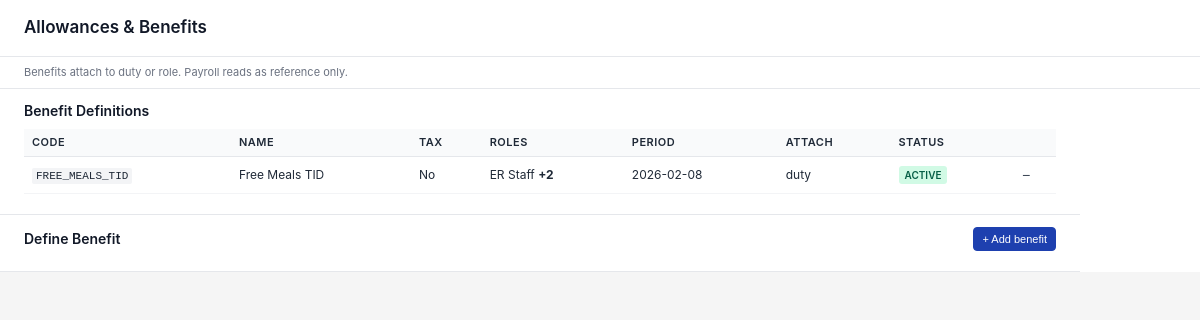
Screenshot of /modules/compensation/views/allowances_benefits.php with the database file from the repository.
### tables this page shows
CREATE TABLE `benefit_definitions` (
  `id` int(11) NOT NULL,
  `code` varchar(50) NOT NULL,
  `name` varchar(255) NOT NULL,
  `description` text DEFAULT NULL,
  `taxable` tinyint(1) DEFAULT 0 COMMENT '1=taxable',
  `eligible_roles` varchar(500) NOT NULL DEFAULT 'All' COMMENT 'Comma-separated e.g. ER Staff,Nurse,Doctor',
  `effective_from` date NOT NULL,
  `effective_to` date DEFAULT NULL COMMENT 'NULL = no end date',
  `attach_to` enum('duty','role') NOT NULL DEFAULT 'role' COMMENT 'Benefit attaches to duty or role',
  `is_active` tinyint(1) DEFAULT 1,
  `created_at` timestamp NOT NULL DEFAULT current_timestamp(),
  `updated_at` timestamp NOT NULL DEFAULT current_timestamp() ON UPDATE current_timestamp()
);

### config/BaseModel.php (called while the page is built, shortened)
<?php
abstract class BaseModel {
    protected $db;
    public function __construct() {
        $database = new Database();
        $this->db = $database->connect();
    }
    public function query($sql, $params = []) {
        try {
            $stmt = $this->db->prepare($sql);
            if (!empty($params)) {
                $stmt->execute($params);
            } else {
                $stmt->execute();
            }
            return $stmt->fetchAll(PDO::FETCH_ASSOC);
        } catch (PDOException $e) {
            throw new Exception("Query execution failed: " . $e->getMessage());
        }
    }
}
?>

### config/Database.php (called while the page is built, shortened)
<?php
class Database {
    private $host = 'localhost';
    private $db_name = 'public_html';
    private $username = 'root';
    private $password = '';
    public function connect() {
        $this->conn = null;
        try {
            $this->conn = new PDO(
                'mysql:host=' . $this->host . ';dbname=' . $this->db_name . ';charset=utf8mb4',
                $this->username,
                $this->password
            );
            $this->conn->setAttribute(PDO::ATTR_ERRMODE, PDO::ERRMODE_EXCEPTION);
            $this->conn->exec("SET @@session.time_zone = '+08:00'");
        } catch (PDOException $e) {
            error_log('Database Connection Error: ' . $e->getMessage());
            throw new RuntimeException('Database connection failed: ' . $e->getMessage(), 0, $e);
        }
        return $this->conn;
    }
}
?>

### modules/compensation/models/BenefitDefinition.php (called while the page is built, shortened)
<?php
require_once __DIR__ . '/../../../config/BaseModel.php';
class BenefitDefinition extends BaseModel {
    protected $table = 'benefit_definitions';
    public function getAll($activeOnly = true) {
        $query = "SELECT * FROM {$this->table} WHERE 1=1";
        $query .= " ORDER BY name ASC";
        return $this->query($query);
    }
}

### modules/compensation/views/allowances_benefits.php (the view, shortened to what this page needs)
<?php
require_once __DIR__ . '/../../../config/Database.php';
require_once __DIR__ . '/../models/BenefitDefinition.php';
$benefitModel = new BenefitDefinition();
$benefits = $benefitModel->getAll(false);
$handlerUrl = 'modules/compensation/allowances_benefits_handler.php';
?>
<!DOCTYPE html>
<html>
<head>
</head>
<body>
<div class="container">
    <div class="header">
        <h1 class="title">Allowances &amp; Benefits</h1>
    </div>
    <div class="info-row">
        Benefits attach to duty or role. Payroll reads as reference only.
    </div>
    <div class="content">
        <div class="section">
            <div class="section-header">
                <div class="section-title">Benefit Definitions</div>
            </div>
            <?php if (empty($benefits)): ?>
            <div class="empty-state">No benefits defined yet.</div>
            <?php else: ?>
            <table class="table">
                <thead>
                    <tr>
                        <th>Code</th>
                        <th>Name</th>
                        <th>Tax</th>
                        <th>Roles</th>
                        <th>Period</th>
                        <th>Attach</th>
                        <th>Status</th>
                        <th style="width: 50px;"></th>
                    </tr>
                </thead>
                <tbody>
                    <?php foreach ($benefits as $b):
                        $roles = $b['eligible_roles'] ?? 'All';
                        $roleParts = explode(',', $roles);
                        $firstRole = trim($roleParts[0]);
                        $moreCount = count($roleParts) - 1;
                    ?>
                    <tr>
                        <td><span class="code"><?php echo htmlspecialchars($b['code']); ?></span></td>
                        <td><?php echo htmlspecialchars($b['name']); ?></td>
                        <td><?php echo !empty($b['taxable']) ? 'Yes' : 'No'; ?></td>
                        <td>
                            <?php if ($moreCount > 0): ?>
                            <span class="role-list">
                                <?php echo htmlspecialchars($firstRole); ?> <strong>+<?php echo $moreCount; ?></strong>
                            </span>
                            <?php else: ?>
                            <?php echo htmlspecialchars($firstRole); ?>
                            <?php endif; ?>
                        </td>
                        <td><?php
                            $period = htmlspecialchars($b['effective_from']);
                            echo $period;
                        ?></td>
                        <td><?php echo htmlspecialchars(strlen($b['attach_to']) > 4 ? substr($b['attach_to'], 0, 4) : $b['attach_to']); ?></td>
                        <td><span class="badge badge-<?php echo !empty($b['is_active']) ? 'active' : 'inactive'; ?>"><?php echo !empty($b['is_active']) ? 'Active' : 'Inactive'; ?></span></td>
                        <td class="action-icon">
                            <?php if (!empty($b['is_active'])): ?>
                            <form method="post" action="<?php echo htmlspecialchars($handlerUrl); ?>" style="display: inline;">
                                <button type="submit" title="Deactivate">−</button>
                            </form>
                            <?php else: ?>
                            —
                            <?php endif; ?>
                        </td>
                    </tr>
                    <?php endforeach; ?>
                </tbody>
            </table>
            <?php endif; ?>
        </div>
        <div class="section">
            <div class="section-header">
                <div class="section-title">Define Benefit</div>
                <button class="btn btn-primary btn-sm" onclick="toggleForm('add-benefit-form'); return false;">+ Add benefit</button>
            </div>
        </div>
    </div>
</div>
</body>
</html>

### modules/compensation/views/allowances_benefits.php (style rules this page uses)
* { margin: 0; padding: 0; box-sizing: border-box; }
body { background: #f5f5f5; font-family: -apple-system, BlinkMacSystemFont, 'Segoe UI', Roboto, sans-serif; color: #1f2937; font-size: 13px; line-height: 1.4; }
.container { width: 100%; background: #fff; }
.header { padding: 16px 24px; border-bottom: 1px solid #e5e7eb; }
.title { font-size: 17px; font-weight: 600; color: #111827; }
.info-row { padding: 8px 24px; color: #6b7280; font-size: 11px; border-bottom: 1px solid #e5e7eb; }
.content { max-width: 1080px; }
.section { padding: 12px 24px; border-bottom: 1px solid #e5e7eb; }
.section-header { display: flex; justify-content: space-between; align-items: center; margin-bottom: 8px; }
.section-title { font-size: 14px; font-weight: 600; color: #111827; }
.table { width: 100%; border-collapse: collapse; font-size: 12px; margin-bottom: 8px; }
.table th { background: #f9fafb; border-bottom: 1px solid #e5e7eb; padding: 6px 8px; text-align: left; font-weight: 600; font-size: 11px; text-transform: uppercase; letter-spacing: 0.5px; height: 28px; }
.table td { padding: 6px 8px; border-bottom: 1px solid #f3f4f6; height: 30px; vertical-align: middle; }
.table .code { font-family: 'Courier New', monospace; background: #f3f4f6; padding: 2px 4px; border-radius: 2px; font-size: 11px; }
.badge { font-size: 10px; padding: 2px 6px; border-radius: 3px; font-weight: 600; text-transform: uppercase; display: inline-block; }
.badge-active { background: #d1fae5; color: #065f46; }
.btn { padding: 6px 12px; font-size: 12px; font-weight: 500; border: 1px solid #d1d5db; background: #fff; color: #374151; border-radius: 4px; cursor: pointer; height: 28px; display: inline-flex; align-items: center; }
.btn-primary { background: #1e40af; color: #fff; border-color: #1e40af; }
.btn-sm { padding: 4px 8px; font-size: 11px; height: 24px; }
.role-list { position: relative; cursor: help; }
.action-icon { cursor: pointer; text-align: center; }
.action-icon button { background: none; border: none; color: #374151; cursor: pointer; font-size: 14px; padding: 0; width: 24px; height: 24px; display: flex; align-items: center; justify-content: center; }

### rows the page displays
benefit_definitions: code "FREE_MEALS_TID", name "Free Meals TID", taxable "No", eligible_roles "ER Staff", eligible_roles "2", effective_from "2026-02-08", attach_to "duty", is_active "ACTIVE"
